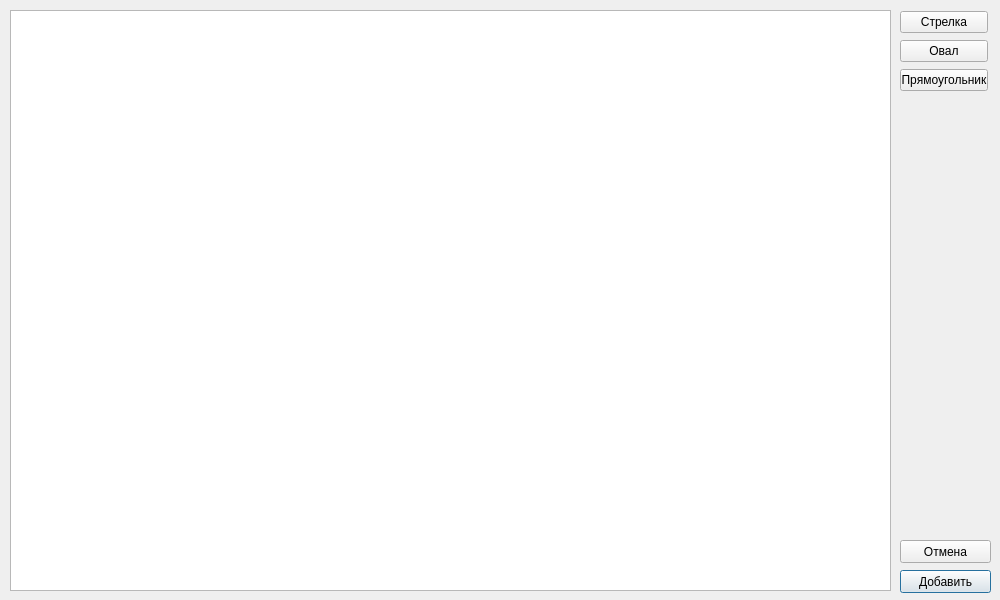
<?xml version="1.0" encoding="UTF-8"?>
<ui version="4.0">
 <class>ImageMarkUp</class>
 <widget class="QDialog" name="ImageMarkUp">
  <property name="geometry">
   <rect>
    <x>0</x>
    <y>0</y>
    <width>1000</width>
    <height>600</height>
   </rect>
  </property>
  <property name="windowTitle">
   <string>Dialog</string>
  </property>
  <widget class="QGraphicsView" name="graphicsView">
   <property name="geometry">
    <rect>
     <x>10</x>
     <y>10</y>
     <width>881</width>
     <height>581</height>
    </rect>
   </property>
  </widget>
  <widget class="QPushButton" name="pushButton">
   <property name="geometry">
    <rect>
     <x>900</x>
     <y>570</y>
     <width>91</width>
     <height>23</height>
    </rect>
   </property>
   <property name="text">
    <string>Добавить</string>
   </property>
  </widget>
  <widget class="QPushButton" name="pushButton_2">
   <property name="geometry">
    <rect>
     <x>900</x>
     <y>540</y>
     <width>91</width>
     <height>23</height>
    </rect>
   </property>
   <property name="text">
    <string>Отмена</string>
   </property>
  </widget>
  <widget class="QWidget" name="">
   <property name="geometry">
    <rect>
     <x>900</x>
     <y>10</y>
     <width>88</width>
     <height>83</height>
    </rect>
   </property>
   <layout class="QVBoxLayout" name="verticalLayout">
    <item>
     <widget class="QPushButton" name="pushButton_3">
      <property name="text">
       <string>Стрелка</string>
      </property>
     </widget>
    </item>
    <item>
     <widget class="QPushButton" name="pushButton_5">
      <property name="text">
       <string>Овал</string>
      </property>
     </widget>
    </item>
    <item>
     <widget class="QPushButton" name="pushButton_4">
      <property name="text">
       <string>Прямоугольник</string>
      </property>
     </widget>
    </item>
   </layout>
  </widget>
 </widget>
 <resources/>
 <connections/>
</ui>
